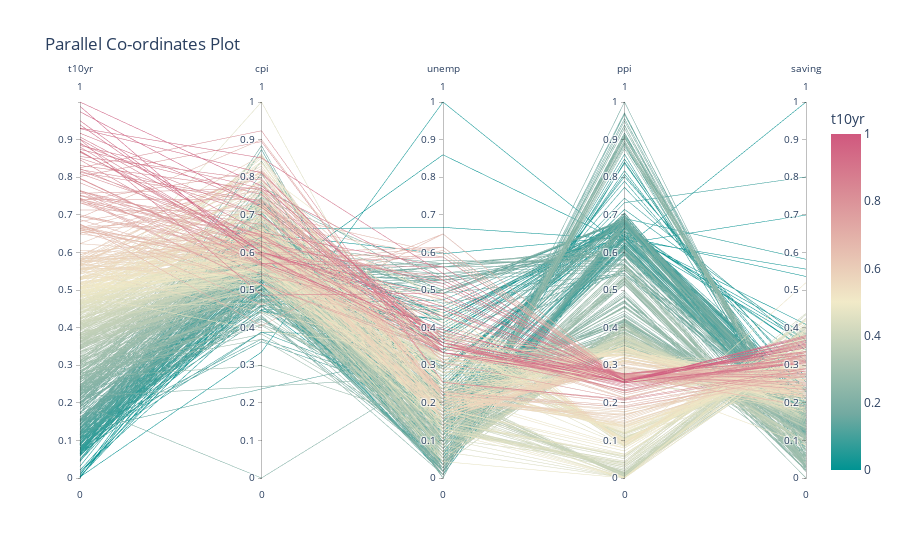

This figure's notebook cell:
### Code cell
# parallel co-ordinates plots 
data_scaled = pd.DataFrame(data_scaled, columns=col_names).drop(['month', 't10yr_stat'], axis=1)

fig = px.parallel_coordinates(data_scaled, color='t10yr',color_continuous_scale=px.colors.diverging.Tealrose,
                              title='Parallel Co-ordinates Plot')

fig.show()

### Figure 1 — Plotly figure (JSON) as saved in the notebook; plotly's stock layout.template omitted (floating-point values rounded to 4 significant figures; data arrays with more than 128 entries replaced by an {"elided": "..."} marker saying what was removed)
{"data": [{"dimensions": [{"label": "t10yr", "values": {"elided": "651 float values"}}, {"label": "cpi", "values": {"elided": "651 float values"}}, {"label": "unemp", "values": {"elided": "651 float values"}}, {"label": "ppi", "values": {"elided": "651 float values"}}, {"label": "saving", "values": {"elided": "651 float values"}}], "domain": {"x": [0, 1], "y": [0, 1]}, "line": {"color": {"elided": "651 float values"}, "coloraxis": "coloraxis"}, "name": "", "type": "parcoords"}], "layout": {"autosize": true, "coloraxis": {"colorbar": {"title": {"text": "t10yr"}}, "colorscale": [[0, "rgb(0, 147, 146)"], [0.1667, "rgb(114, 170, 161)"], [0.3333, "rgb(177, 199, 179)"], [0.5, "rgb(241, 234, 200)"], [0.6667, "rgb(229, 185, 173)"], [0.8333, "rgb(217, 137, 148)"], [1, "rgb(208, 88, 126)"]]}, "legend": {"tracegroupgap": 0}, "title": {"text": "Parallel Co-ordinates Plot"}}}
